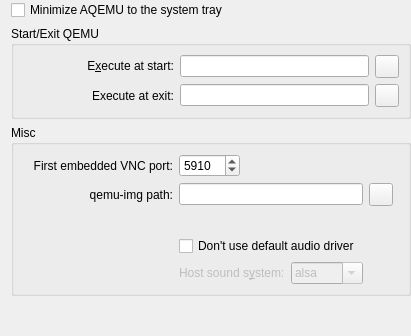
     <widget class="QWidget" name="Tab_Other">
      <attribute name="icon">
       <iconset resource="../resources/icons.qrc">
        <normaloff>:/preferences-other.png</normaloff>:/preferences-other.png</iconset>
      </attribute>
      <attribute name="title">
       <string>Other</string>
      </attribute>
      <layout class="QVBoxLayout" name="verticalLayout_10">
       <property name="leftMargin">
        <number>11</number>
       </property>
       <property name="topMargin">
        <number>0</number>
       </property>
       <property name="rightMargin">
        <number>0</number>
       </property>
       <property name="bottomMargin">
        <number>0</number>
       </property>
       <item>
        <widget class="QCheckBox" name="CH_Minimize_To_Tray">
         <property name="toolTip">
          <string>When the main window is minimized, hide it and show a tray icon. Double-click the icon to restore.</string>
         </property>
         <property name="text">
          <string>Minimize AQEMU to the system tray</string>
         </property>
        </widget>
       </item>
       <item>
        <layout class="QVBoxLayout" name="verticalLayout_4">
         <item>
          <widget class="QGroupBox" name="startstopqemu_GroupBox">
           <property name="title">
            <string>Start/Exit QEMU</string>
           </property>
           <layout class="QHBoxLayout" name="horizontalLayout_9">
            <item>
             <layout class="QGridLayout" name="gridLayout_3" columnstretch="3,4,0">
              <property name="leftMargin">
               <number>10</number>
              </property>
              <item row="0" column="0">
               <widget class="QLabel" name="Label_Before_Start">
                <property name="sizePolicy">
                 <sizepolicy hsizetype="MinimumExpanding" vsizetype="Fixed">
                  <horstretch>0</horstretch>
                  <verstretch>0</verstretch>
                 </sizepolicy>
                </property>
                <property name="text">
                 <string>E&amp;xecute at start:</string>
                </property>
                <property name="alignment">
                 <set>Qt::AlignRight|Qt::AlignTrailing|Qt::AlignVCenter</set>
                </property>
                <property name="buddy">
                 <cstring>Edit_Before_Start_Command</cstring>
                </property>
               </widget>
              </item>
              <item row="0" column="1">
               <widget class="QLineEdit" name="Edit_Before_Start_Command">
                <property name="sizePolicy">
                 <sizepolicy hsizetype="Preferred" vsizetype="Fixed">
                  <horstretch>0</horstretch>
                  <verstretch>0</verstretch>
                 </sizepolicy>
                </property>
               </widget>
              </item>
              <item row="0" column="2">
               <widget class="QToolButton" name="TB_Browse_Before">
                <property name="text">
                 <string/>
                </property>
                <property name="icon">
                 <iconset resource="../resources/icons.qrc">
                  <normaloff>:/open-file.png</normaloff>:/open-file.png</iconset>
                </property>
               </widget>
              </item>
              <item row="1" column="0">
               <widget class="QLabel" name="Label_After_Stop">
                <property name="sizePolicy">
                 <sizepolicy hsizetype="Minimum" vsizetype="Preferred">
                  <horstretch>0</horstretch>
                  <verstretch>0</verstretch>
                 </sizepolicy>
                </property>
                <property name="text">
                 <string>Execute at exit:</string>
                </property>
                <property name="alignment">
                 <set>Qt::AlignRight|Qt::AlignTrailing|Qt::AlignVCenter</set>
                </property>
                <property name="buddy">
                 <cstring>Edit_After_Stop_Command</cstring>
                </property>
               </widget>
              </item>
              <item row="1" column="1">
               <widget class="QLineEdit" name="Edit_After_Stop_Command"/>
              </item>
              <item row="1" column="2">
               <widget class="QToolButton" name="TB_Browse_After">
                <property name="text">
                 <string/>
                </property>
                <property name="icon">
                 <iconset resource="../resources/icons.qrc">
                  <normaloff>:/open-file.png</normaloff>:/open-file.png</iconset>
                </property>
               </widget>
              </item>
             </layout>
            </item>
           </layout>
          </widget>
         </item>
        </layout>
       </item>
       <item>
        <layout class="QVBoxLayout" name="verticalLayout_8">
         <item>
          <widget class="QGroupBox" name="othersettings_GroupBox">
           <property name="title">
            <string>Misc</string>
           </property>
           <layout class="QHBoxLayout" name="horizontalLayout_4">
            <item>
             <layout class="QGridLayout" name="gridLayout_8" rowstretch="0,0,0,0,0" columnstretch="3,4,0">
              <property name="leftMargin">
               <number>10</number>
              </property>
              <item row="0" column="0">
               <widget class="QLabel" name="Label_First_VNC_Port">
                <property name="sizePolicy">
                 <sizepolicy hsizetype="Minimum" vsizetype="Preferred">
                  <horstretch>0</horstretch>
                  <verstretch>0</verstretch>
                 </sizepolicy>
                </property>
                <property name="text">
                 <string>First embedded VNC port:</string>
                </property>
                <property name="alignment">
                 <set>Qt::AlignRight|Qt::AlignTrailing|Qt::AlignVCenter</set>
                </property>
               </widget>
              </item>
              <item row="4" column="1">
               <layout class="QHBoxLayout" name="horizontalLayout_2">
                <item>
                 <widget class="QLabel" name="Label_Host_Sound_System">
                  <property name="enabled">
                   <bool>false</bool>
                  </property>
                  <property name="sizePolicy">
                   <sizepolicy hsizetype="Maximum" vsizetype="Preferred">
                    <horstretch>0</horstretch>
                    <verstretch>0</verstretch>
                   </sizepolicy>
                  </property>
                  <property name="text">
                   <string>Host sound s&amp;ystem:</string>
                  </property>
                  <property name="buddy">
                   <cstring>CB_Host_Sound_System</cstring>
                  </property>
                 </widget>
                </item>
                <item>
                 <widget class="QComboBox" name="CB_Host_Sound_System">
                  <property name="enabled">
                   <bool>false</bool>
                  </property>
                  <property name="sizePolicy">
                   <sizepolicy hsizetype="Minimum" vsizetype="Fixed">
                    <horstretch>0</horstretch>
                    <verstretch>0</verstretch>
                   </sizepolicy>
                  </property>
                  <property name="editable">
                   <bool>true</bool>
                  </property>
                  <item>
                   <property name="text">
                    <string>alsa</string>
                   </property>
                  </item>
                  <item>
                   <property name="text">
                    <string>oss</string>
                   </property>
                  </item>
                  <item>
                   <property name="text">
                    <string>pa</string>
                   </property>
                  </item>
                  <item>
                   <property name="text">
                    <string>esd</string>
                   </property>
                  </item>
                  <item>
                   <property name="text">
                    <string>sdl</string>
                   </property>
                  </item>
                  <item>
                   <property name="text">
                    <string>wav</string>
                   </property>
                  </item>
                  <item>
                   <property name="text">
                    <string>none</string>
                   </property>
                  </item>
                 </widget>
                </item>
               </layout>
              </item>
              <item row="0" column="1" alignment="Qt::AlignLeft">
               <widget class="QSpinBox" name="SB_First_VNC_Port">
                <property name="sizePolicy">
                 <sizepolicy hsizetype="MinimumExpanding" vsizetype="Fixed">
                  <horstretch>0</horstretch>
                  <verstretch>0</verstretch>
                 </sizepolicy>
                </property>
                <property name="minimum">
                 <number>5901</number>
                </property>
                <property name="maximum">
                 <number>65000</number>
                </property>
                <property name="value">
                 <number>5910</number>
                </property>
               </widget>
              </item>
              <item row="1" column="1">
               <layout class="QHBoxLayout" name="horizontalLayout_24">
                <property name="spacing">
                 <number>0</number>
                </property>
                <property name="leftMargin">
                 <number>0</number>
                </property>
                <item>
                 <widget class="QLineEdit" name="Edit_QEMU_IMG_Path"/>
                </item>
               </layout>
              </item>
              <item row="1" column="0">
               <widget class="QLabel" name="label">
                <property name="text">
                 <string>qemu-img path:</string>
                </property>
                <property name="alignment">
                 <set>Qt::AlignRight|Qt::AlignTrailing|Qt::AlignVCenter</set>
                </property>
               </widget>
              </item>
              <item row="1" column="2">
               <widget class="QToolButton" name="TB_QEMU_IMG_Browse">
                <property name="text">
                 <string/>
                </property>
                <property name="icon">
                 <iconset resource="../resources/icons.qrc">
                  <normaloff>:/open-file.png</normaloff>:/open-file.png</iconset>
                </property>
               </widget>
              </item>
              <item row="3" column="1">
               <widget class="QCheckBox" name="CH_Audio_Default">
                <property name="sizePolicy">
                 <sizepolicy hsizetype="Maximum" vsizetype="Fixed">
                  <horstretch>0</horstretch>
                  <verstretch>0</verstretch>
                 </sizepolicy>
                </property>
                <property name="text">
                 <string>Don't use default audio driver</string>
                </property>
               </widget>
              </item>
              <item row="2" column="1">
               <spacer name="verticalSpacer_10">
                <property name="orientation">
                 <enum>Qt::Vertical</enum>
                </property>
                <property name="sizeType">
                 <enum>QSizePolicy::Fixed</enum>
                </property>
                <property name="sizeHint" stdset="0">
                 <size>
                  <width>20</width>
                  <height>24</height>
                 </size>
                </property>
               </spacer>
              </item>
             </layout>
            </item>
            <item>
             <widget class="Line" name="line_25">
              <property name="orientation">
               <enum>Qt::Horizontal</enum>
              </property>
             </widget>
            </item>
           </layout>
          </widget>
         </item>
        </layout>
       </item>
       <item>
        <spacer name="verticalSpacer_11">
         <property name="orientation">
          <enum>Qt::Vertical</enum>
         </property>
         <property name="sizeHint" stdset="0">
          <size>
           <width>20</width>
           <height>40</height>
          </size>
         </property>
        </spacer>
       </item>
      </layout>
     </widget>
